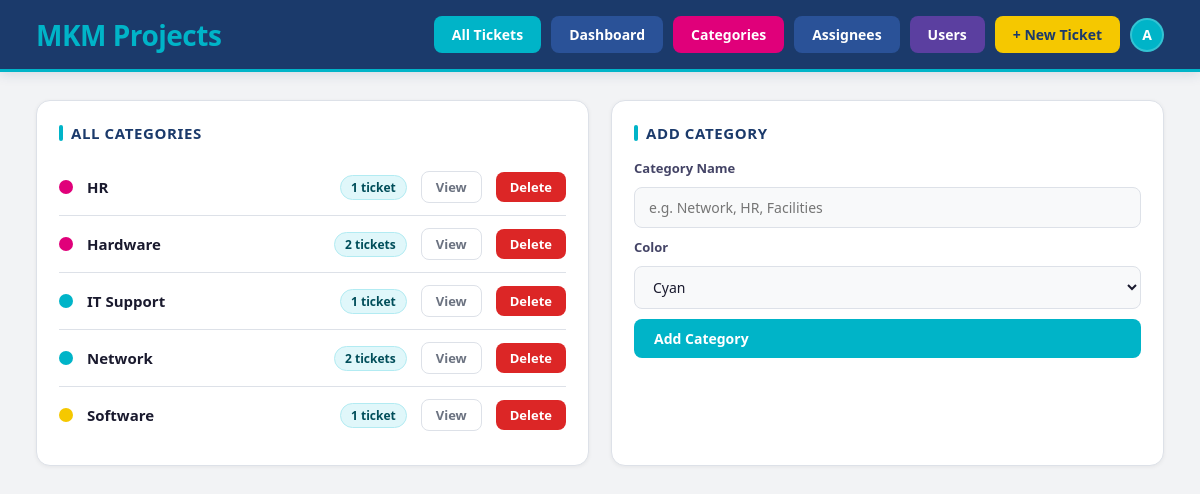
Page /categories (signed in) on the committed database.
### tables this page shows
CREATE TABLE users (
    id            INTEGER PRIMARY KEY AUTOINCREMENT,
    username      TEXT NOT NULL UNIQUE,
    password_hash TEXT NOT NULL,
    display_name  TEXT,
    role          TEXT NOT NULL DEFAULT 'agent',
    created_at    TEXT NOT NULL DEFAULT (datetime('now'))
);

CREATE TABLE categories (
    id      INTEGER PRIMARY KEY AUTOINCREMENT,
    name    TEXT NOT NULL,
    color   TEXT NOT NULL DEFAULT 'cyan'
);

### app.py (the view)
@app.route("/categories")
@login_required
def categories():
    db   = get_db()
    cats = db.execute("SELECT c.*,COUNT(t.id) AS ticket_count FROM categories c LEFT JOIN tickets t ON t.category_id=c.id GROUP BY c.id ORDER BY c.name").fetchall()
    return render_template("categories.html", categories=cats)

### app.py (called while the page is built)
def get_db():
    if "db" not in g:
        g.db = sqlite3.connect(DB_PATH)
        g.db.row_factory = sqlite3.Row
    return g.db

@login_manager.user_loader
def load_user(user_id):
    db  = get_db()
    row = db.execute("SELECT * FROM users WHERE id = ?", (user_id,)).fetchone()
    if row is None:
        return None
    return User(row["id"], row["username"], row["display_name"], row["role"])

### templates/categories.html (shortened to what this page needs)
{% extends "base.html" %}
{% block content %}
<div class="two-column">
  <div class="panel">
    <h2>All Categories</h2>
    {% set color_map = {'cyan':'#00B4C8','magenta':'#E0007A','yellow':'#F5C800'} %}
    {% for cat in categories %}
    <div class="cat-row">
      <span class="cat-swatch" style="background:{{ color_map.get(cat['color'],'#00B4C8') }}"></span>
      <span style="font-weight:700;font-size:15px;flex:1">{{ cat['name'] }}</span>
      <span class="badge {{ 'badge-open' if cat['ticket_count'] > 0 else 'badge-closed' }}">
        {{ cat['ticket_count'] }} ticket{% if cat['ticket_count'] != 1 %}s{% endif %}
      </span>
      <a href="{{ url_for('index') }}?category={{ cat['id'] }}" class="btn btn-ghost btn-sm">View</a>
      <form method="POST" action="{{ url_for('delete_category', cat_id=cat['id']) }}"
            onsubmit="return confirm('Delete this category? Tickets will be uncategorised.')">
        <button type="submit" class="btn btn-danger btn-sm">Delete</button>
      </form>
    </div>
    {% else %}
    <p style="color:var(--text-dim);font-size:14px">No categories yet. Add one →</p>
    {% endfor %}
  </div>
  <div class="panel">
    <h2>Add Category</h2>
    <form method="POST" action="{{ url_for('new_category') }}" class="stack-form">
      <div class="form-group">
        <label>Category Name</label>
        <input type="text" name="name" placeholder="e.g. Network, HR, Facilities" required>
      </div>
      <div class="form-group">
        <label>Color</label>
        <select name="color">
          <option value="cyan">Cyan</option>
        </select>
      </div>
      <button type="submit">Add Category</button>
    </form>
  </div>
</div>
{% endblock %}

### templates/base.html (shortened to what this page needs)
<!DOCTYPE html>
<html lang="en">
<head>
  <link rel="stylesheet" href="{{ url_for('static', filename='style.css') }}">
</head>
<body>
  <nav class="navbar">
    <div class="navbar-brand">
      <h1><span class="mkm-m1">M</span><span class="mkm-k">K</span><span class="mkm-m2">M</span> <span class="mkm-projects">Projects</span></h1>
    </div>
    <div class="nav-links">
      <a href="{{ url_for('index') }}"      class="nav-link">All Tickets</a>
      <a href="{{ url_for('dashboard') }}"  class="nav-link navy">Dashboard</a>
      <a href="{{ url_for('categories') }}" class="nav-link magenta">Categories</a>
      <a href="{{ url_for('assignees') }}"  class="nav-link" style="background:var(--navy-light)">Assignees</a>
      {% if current_user.role == 'admin' %}
      <a href="{{ url_for('manage_users') }}" class="nav-link" style="background:#5b3fa0">Users</a>
      {% endif %}
      <a href="{{ url_for('new_ticket') }}"  class="nav-link" style="background:var(--yellow);color:var(--navy)">+ New Ticket</a>
      <div class="user-menu">
        <div class="user-avatar">{{ current_user.display_name[0].upper() }}</div>
      </div>
    </div>
  </nav>
  <main class="container">
    {% block content %}{% endblock %}
  </main>
</body>
</html>

### static/style.css (style rules this page uses)
* { box-sizing: border-box; margin: 0; padding: 0; }
:root { --navy: #1B3A6B; --navy-light: #2a5298; --navy-dim: #122a52; --cyan: #00B4C8; --cyan-dim: #007A8A; --cyan-light: #E0F7FA; --cyan-text: #004E5A; --magenta: #E0007A; --magenta-dim: #9A0055; --magenta-light: #FCE4F0; --magenta-text: #6B003C; --yellow: #F5C800; --yellow-dim: #B89200; --yellow-light: #FFFBE0; --yellow-text: #7A6000; --bg: #F2F3F5; --bg2: #e8eaed; --surface: #ffffff; --surface2: #f8f9fa; --border: #dde1e8; --text: #1a1a2e; --text-mid: #444466; --text-dim: #6b7280; --white: #ffffff; }
body { font-family: 'Segoe UI', Arial, sans-serif; background: var(--bg); color: var(--text); min-height: 100vh; }
.navbar { background: var(--navy); border-bottom: 3px solid var(--cyan); padding: 16px 36px; display: flex; justify-content: space-between; align-items: center; position: sticky; top: 0; z-index: 100; box-shadow: 0 2px 12px rgba(27,58,107,0.15); }
.navbar-brand h1 { font-size: 20px; font-weight: 800; color: var(--white); letter-spacing: -0.3px; }
.navbar-brand h1 span { color: var(--cyan); }
.nav-links { display: flex; gap: 10px; align-items: center; }
.nav-link { background: var(--cyan); color: white; text-decoration: none; padding: 9px 18px; border-radius: 8px; font-weight: 700; font-size: 14px; transition: background 0.2s; display: inline-flex; align-items: center; gap: 6px; }
.nav-link.navy { background: var(--navy-light); }
.nav-link.magenta { background: var(--magenta); }
.container { padding: 28px 36px; max-width: 1400px; margin: 0 auto; }
.panel { background: var(--surface); border: 1px solid var(--border); border-radius: 14px; padding: 22px; margin-bottom: 22px; box-shadow: 0 1px 4px rgba(0,0,0,0.06); }
.panel h2 { font-size: 15px; font-weight: 800; color: var(--navy); text-transform: uppercase; letter-spacing: 0.6px; margin-bottom: 16px; display: flex; align-items: center; gap: 8px; }
.panel h2::before { content: ''; display: inline-block; width: 4px; height: 16px; background: var(--cyan); border-radius: 2px; }
input, select, textarea { background: var(--surface2); border: 1px solid var(--border); color: var(--text); padding: 10px 14px; border-radius: 8px; font-size: 14px; outline: none; transition: border-color 0.2s; font-family: 'Segoe UI', Arial, sans-serif; }
label { font-size: 13px; color: var(--text-mid); font-weight: 600; display: block; margin-bottom: 5px; }
button, .btn { background: var(--cyan); color: white; border: none; padding: 10px 20px; border-radius: 8px; font-size: 14px; font-weight: 700; cursor: pointer; text-decoration: none; transition: background 0.2s; display: inline-flex; align-items: center; gap: 6px; font-family: 'Segoe UI', Arial, sans-serif; }
.btn-ghost { background: transparent; border: 1px solid var(--border); color: var(--text-dim); }
.btn-sm { padding: 6px 14px; font-size: 13px; }
.btn-danger { background: #dc2626; }
.badge { display: inline-block; padding: 3px 10px; border-radius: 999px; font-size: 12px; font-weight: 700; white-space: nowrap; }
.badge-open { background: var(--cyan-light); color: var(--cyan-text); border: 1px solid #b2ebf2; }
.two-column { display: grid; grid-template-columns: 1fr 1fr; gap: 22px; }
.stack-form { display: flex; flex-direction: column; gap: 10px; }
.form-group { display: flex; flex-direction: column; gap: 5px; }
.cat-row { display: flex; align-items: center; gap: 14px; padding: 12px 0; border-bottom: 1px solid var(--border); }
.cat-row:last-child { border-bottom: none; }
.cat-swatch { width: 14px; height: 14px; border-radius: 50%; flex-shrink: 0; }
.navbar-brand h1 { font-size: 28px; font-weight: 900; letter-spacing: -0.5px; line-height: 1; }
.mkm-m1 { color: var(--cyan); }
.mkm-k { color: var(--magenta); }
.mkm-m2 { color: var(--yellow); }
.mkm-projects { color: var(--white); }
.user-menu { position: relative; display: inline-flex; align-items: center; }
.user-avatar { width: 34px; height: 34px; border-radius: 50%; background: var(--cyan); color: var(--white); font-weight: 800; font-size: 14px; display: flex; align-items: center; justify-content: center; cursor: pointer; flex-shrink: 0; border: 2px solid rgba(255,255,255,0.2); transition: border-color 0.15s; }

### rows in the picture
users: display_name "A"
categories: name "HR", ticket_count "1"
categories: name "Hardware", ticket_count "2", shows "s"
categories: name "IT Support", ticket_count "1"
categories: name "Network", ticket_count "2", shows "s"
categories: name "Software", ticket_count "1"
